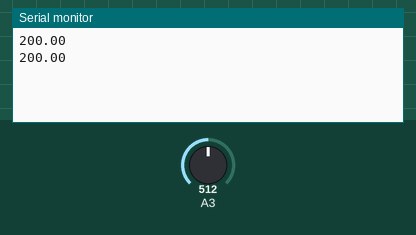
Bench run of a sketch on a simulated Arduino Uno, built with avr-gcc and run on an emulated ATmega328P. Shown: the last lines printed to the serial monitor. The test bench sets the inputs (shaded band); at power-on: A3 = 512.

Above: at 5.8 s.
5.9 s: A3 set to 716
At 11.4 s:
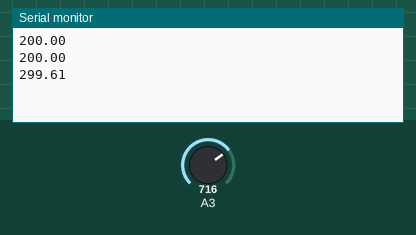
11.9 s: A3 set to 900
At 16.4 s:
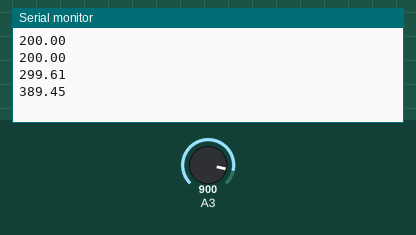
Timing chart, 0 to 17.9 s (numbered marks = the images above; inputs shaded):
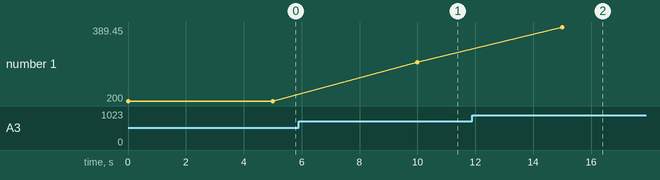

Measured:
- after the input at 5.9 s, the serial monitor: prints a new line after 4.1 s (image 1)
- after the input at 11.9 s, the serial monitor: prints a new line after 3.1 s (image 2)
- plotted number 1: 200 → 299.61 after the input at 5.9 s, 299.61 → 389.45 after the input at 11.9 s

The sketch:

sketch_sep26a.ino
```cpp
void setup() {
  Serial.begin(9600); //Open serial connection
}

void loop() {

  int sensorVal = analogRead(A3); //Read value from analog ping A3
  float voltage = (sensorVal/1024.0) * 5.0; //Calculate voltage
  float temperature = (voltage - 0.5) * 100; //Calculate temperature
  Serial.println(temperature); // Write temperature to serial connection
  delay(5000); // Wait for 100 ms
}
```
